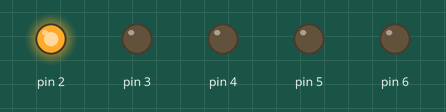
The sketch below on a simulated Arduino Uno, built with avr-gcc and run on an emulated ATmega328P. Parts: output pins drawn as LEDs (lit = HIGH).

Above: at 0.2 s.
At 1.7 s:
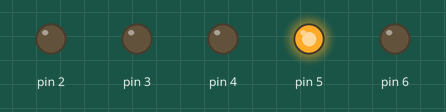
At 2.7 s:
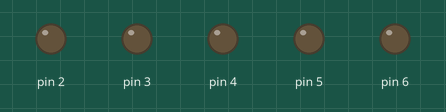
At 3.2 s:
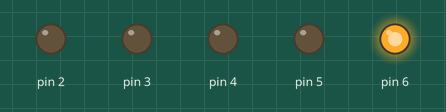
At 4.7 s:
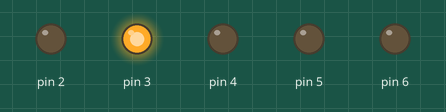
At 6.7 s:
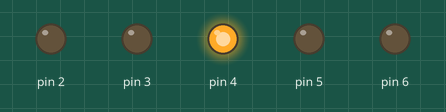
Timing chart, 0 to 7.2 s (numbered marks = the images above):
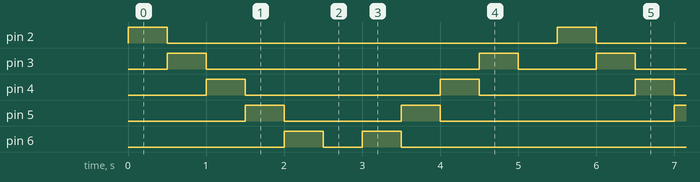

Measured:
- by itself, pin 2: alternates HIGH for 0.50 s and LOW for 5.0 s
- by itself, pin 3: repeats every 5.5 s: LOW 3.5 s, HIGH 0.50 s, LOW 1.0 s, HIGH 0.50 s
- by itself, pin 4: repeats every 5.5 s: LOW 2.5 s, HIGH 0.50 s, LOW 2.0 s, HIGH 0.50 s
- by itself, pin 5: repeats every 5.5 s: LOW 1.5 s, HIGH 0.50 s, LOW 3.0 s, HIGH 0.50 s
- by itself, pin 6: repeats every 5.5 s: LOW 0.50 s, HIGH 0.50 s, LOW 4.0 s, HIGH 0.50 s

The sketch:

LED_Wave_2.ino
```cpp
void setup() {
  // put your setup code here, to run once:
     for(int i =2; i<7; i++){
      pinMode(i, OUTPUT);
     }
}

void loop() {
  // put your main code here, to run repeatedly:

  for(int i =2; i<7; i++){
  digitalWrite(i, HIGH);   // turn the LED on (HIGH is the voltage level)
    delay(500);                       // wait for 0.5 second
    digitalWrite(i, LOW);    // turn the LED off by making the voltage LOW
  }
  for(int i =7; i>2; i--){
  digitalWrite(i, HIGH);   // turn the LED on (HIGH is the voltage level)
    delay(500);                       // wait for 0.5 second
    digitalWrite(i, LOW);    // turn the LED off by making the voltage LOW
  }
  delay(500);
}
```
